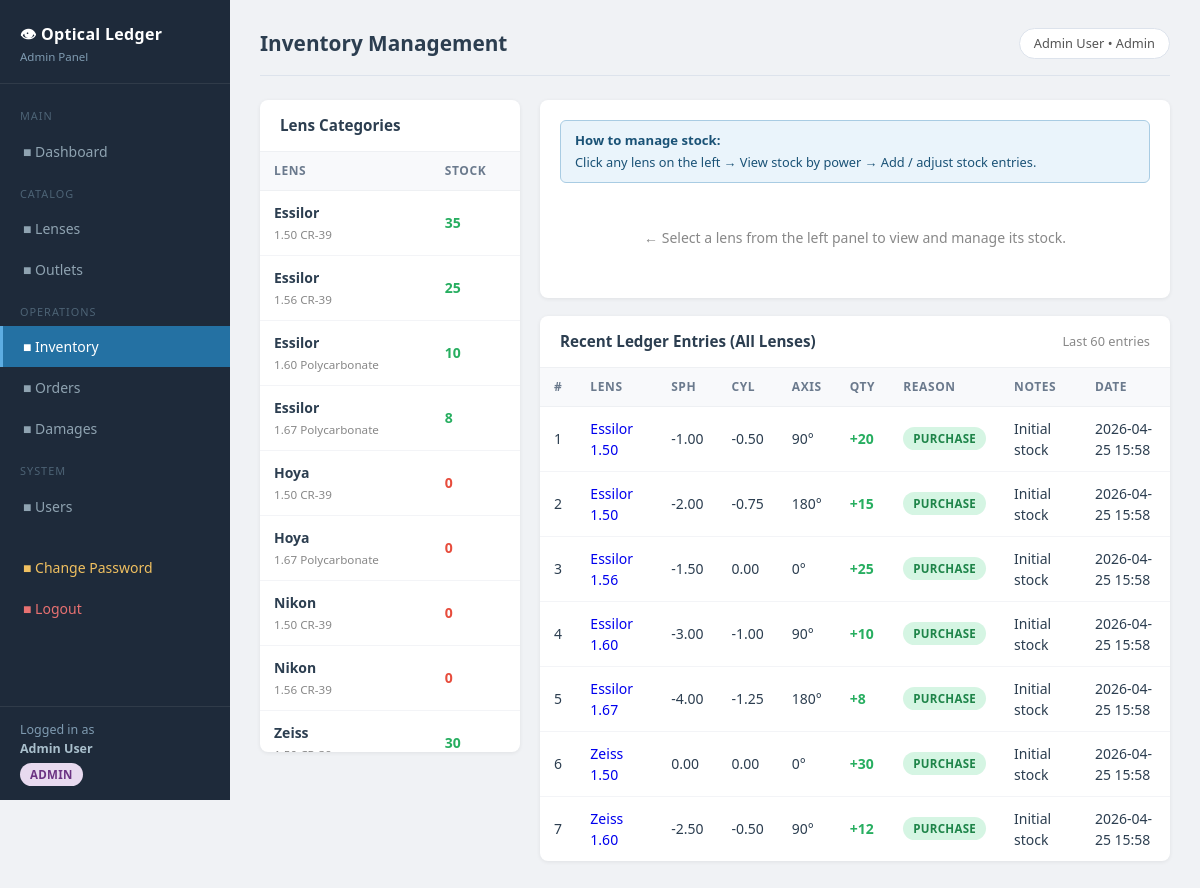
The page /admin/inventory.php (signed in) on the database its author committed.
### tables this page shows
CREATE TABLE IF NOT EXISTS lenses (
    id              INT AUTO_INCREMENT PRIMARY KEY,
    brand           VARCHAR(100) NOT NULL,
    lens_index      VARCHAR(20)  NOT NULL,
    material        VARCHAR(100),
    base_cost       DECIMAL(10,2) NOT NULL DEFAULT 0.00,
    wholesale_price DECIMAL(10,2) NOT NULL DEFAULT 0.00,
    mrp             DECIMAL(10,2) NOT NULL DEFAULT 0.00,
    fitting_fee     DECIMAL(10,2) DEFAULT 0.00,
    is_active       TINYINT(1) DEFAULT 1,
    created_at      DATETIME DEFAULT CURRENT_TIMESTAMP
);

CREATE TABLE IF NOT EXISTS inventory_ledger (
    id          INT AUTO_INCREMENT PRIMARY KEY,
    lens_id     INT NOT NULL,
    sph         DECIMAL(5,2) NOT NULL DEFAULT 0.00,
    cyl         DECIMAL(5,2) NOT NULL DEFAULT 0.00,
    axis        INT DEFAULT 0,
    change_qty  INT NOT NULL,
    reason      ENUM('PURCHASE','SALE','DAMAGE','RETURN','ADJUSTMENT','WASTAGE') NOT NULL,
    notes       TEXT,
    created_at  DATETIME DEFAULT CURRENT_TIMESTAMP,
    FOREIGN KEY (lens_id) REFERENCES lenses(id)
);

### admin/inventory.php (the view, shortened to what this page needs)
<?php
require_once __DIR__ . '/../config/db.php';
$selected_lens_id = isset($_GET['lens_id']) ? (int)$_GET['lens_id'] : 0;
$selected_lens    = null;
$lenses = $pdo->query(
    "SELECT l.id, l.brand, l.lens_index, l.material, l.wholesale_price,
            COALESCE(SUM(il.change_qty), 0) AS total_stock
     FROM lenses l
     LEFT JOIN inventory_ledger il ON l.id = il.lens_id
     WHERE l.is_active = 1
     GROUP BY l.id, l.brand, l.lens_index, l.material, l.wholesale_price
     ORDER BY l.brand, l.lens_index"
)->fetchAll();
$power_stock = [];
$where  = $selected_lens_id ? "WHERE il.lens_id = $selected_lens_id" : '';
$ledger = $pdo->query("
    SELECT il.*, l.brand, l.lens_index
    FROM inventory_ledger il
    JOIN lenses l ON il.lens_id = l.id
    $where
    ORDER BY il.created_at DESC
    LIMIT 60
")->fetchAll();
require_once __DIR__ . '/../includes/header.php';
?>
<div style="display:grid;grid-template-columns:260px 1fr;gap:20px;align-items:start;">
<div class="card">
    <div class="card-header"><h3>Lens Categories</h3></div>
    <div style="overflow-y:auto;max-height:600px;">
        <table style="width:100%;">
            <thead>
                <tr><th>Lens</th><th>Stock</th></tr>
            </thead>
            <tbody>
            <?php foreach ($lenses as $l): ?>
                <?php
                    $stock = (int)$l['total_stock'];
                    $cls   = $stock <= 0 ? 'stock-zero' : ($stock < 5 ? 'stock-low' : 'stock-ok');
                    $active = $selected_lens_id === (int)$l['id'];
                ?>
                <tr style="<?= $active ? 'background:#eaf4fb;' : '' ?>">
                    <td>
                        <a href="?lens_id=<?= $l['id'] ?>" style="text-decoration:none;color:inherit;">
                            <strong><?= htmlspecialchars($l['brand']) ?></strong><br>
                            <small style="color:#888;"><?= htmlspecialchars($l['lens_index']) ?>
                            <?= htmlspecialchars($l['material'] ?? '') ?></small>
                        </a>
                    </td>
                    <td><span class="<?= $cls ?>"><?= $stock ?></span></td>
                </tr>
            <?php endforeach; ?>
            </tbody>
        </table>
    </div>
</div>
<div>
<?php if ($selected_lens): ?>
<div class="card" style="margin-bottom:18px;">
    <div class="card-header">
        <h3>Add Stock — <?= htmlspecialchars($selected_lens['brand']) ?> <?= htmlspecialchars($selected_lens['lens_index']) ?></h3>
        <a href="<?= BASE_URL ?>/admin/inventory.php" class="btn btn-sm btn-secondary">&#8592; All Lenses</a>
    </div>
    <div class="card-body">
        <div class="algo-box">
            <strong>Ledger Algorithm (Append-Only):</strong>
            Never overwrite stock. Each change = new ledger row.
            Net stock = SUM(change_qty). PURCHASE = +qty, SALE/DAMAGE = &minus;qty.
        </div>
        <form method="POST">
            <input type="hidden" name="lens_id" value="<?= $selected_lens['id'] ?>">
            <input type="hidden" name="back_lens_id" value="<?= $selected_lens['id'] ?>">
            <div class="form-row">
                <div class="form-group">
                    <label>SPH (Sphere)</label>
                    <input type="number" name="sph" step="0.25" value="0.00" placeholder="-2.00">
                </div>
                <div class="form-group">
                    <label>CYL (Cylinder)</label>
                    <input type="number" name="cyl" step="0.25" value="0.00" placeholder="-0.50">
                </div>
                <div class="form-group">
                    <label>Axis</label>
                    <input type="number" name="axis" min="0" max="180" value="0">
                </div>
                <div class="form-group">
                    <label>Qty Change * <small>(negative = remove)</small></label>
                    <input type="number" name="change_qty" required placeholder="+10 or -3">
                </div>
                <div class="form-group">
                    <label>Reason *</label>
                    <select name="reason" required>
                        <option value="">— Select —</option>
                        <option value="PURCHASE">PURCHASE (+)</option>
                        <option value="RETURN">RETURN (+)</option>
                        <option value="SALE">SALE (−)</option>
                        <option value="DAMAGE">DAMAGE (−)</option>
                        <option value="WASTAGE">WASTAGE (−)</option>
                        <option value="ADJUSTMENT">ADJUSTMENT</option>
                    </select>
                </div>
                <div class="form-group">
                    <label>Notes</label>
                    <input type="text" name="notes" placeholder="Optional note">
                </div>
            </div>
            <button type="submit" class="btn btn-primary">Add Stock Entry</button>
        </form>
    </div>
</div>
<div class="card" style="margin-bottom:18px;">
    <div class="card-header">
        <h3>Current Stock by Power</h3>
        <span style="font-size:0.8rem;color:#888;">
            <?= htmlspecialchars($selected_lens['brand']) ?> <?= htmlspecialchars($selected_lens['lens_index']) ?> &bull;
            Wholesale: Rs. <?= number_format($selected_lens['wholesale_price'], 2) ?>
        </span>
    </div>
    <div class="table-wrap">
        <table>
            <thead>
                <tr><th>SPH</th><th>CYL</th><th>Axis</th><th>Net Stock</th><th>Status</th></tr>
            </thead>
            <tbody>
            <?php if (empty($power_stock)): ?>
                <tr><td colspan="5" class="empty-state">No stock entries yet. Add stock above.</td></tr>
            <?php else: foreach ($power_stock as $p):
                $qty = (int)$p['net_stock'];
                $cls = $qty <= 0 ? 'stock-zero' : ($qty < 5 ? 'stock-low' : 'stock-ok');
            ?>
                <tr>
                    <td><?= number_format($p['sph'], 2) ?></td>
                    <td><?= number_format($p['cyl'], 2) ?></td>
                    <td><?= $p['axis'] ?>°</td>
                    <td><strong class="<?= $cls ?>"><?= $qty ?> units</strong></td>
                    <td>
                        <?php if ($qty <= 0): ?>
                            <span class="badge badge-closed">Out of Stock</span>
                        <?php elseif ($qty < 5): ?>
                            <span class="badge badge-damage">Low Stock</span>
                        <?php else: ?>
                            <span class="badge badge-active">In Stock</span>
                        <?php endif; ?>
                    </td>
                </tr>
            <?php endforeach; endif; ?>
            </tbody>
        </table>
    </div>
</div>
<?php else: ?>
<div class="card" style="margin-bottom:18px;">
    <div class="card-body">
        <div class="algo-box">
            <strong>How to manage stock:</strong>
            Click any lens on the left &rarr; View stock by power &rarr; Add / adjust stock entries.
        </div>
        <p style="color:#888;text-align:center;padding:30px 0;">
            &#8592; Select a lens from the left panel to view and manage its stock.
        </p>
    </div>
</div>
<?php endif; ?>
<div class="card">
    <div class="card-header">
        <h3>
            <?= $selected_lens
                ? 'Ledger: ' . htmlspecialchars($selected_lens['brand']) . ' ' . htmlspecialchars($selected_lens['lens_index'])
                : 'Recent Ledger Entries (All Lenses)'
            ?>
        </h3>
        <span style="font-size:0.8rem;color:#888;">Last 60 entries</span>
    </div>
    <div class="table-wrap">
        <table>
            <thead>
                <tr><th>#</th><th>Lens</th><th>SPH</th><th>CYL</th><th>Axis</th><th>Qty</th><th>Reason</th><th>Notes</th><th>Date</th></tr>
            </thead>
            <tbody>
            <?php if (empty($ledger)): ?>
                <tr><td colspan="9" class="empty-state">No entries yet.</td></tr>
            <?php else: $i = 1; foreach ($ledger as $e): ?>
                <tr>
                    <td><?= $i++ ?></td>
                    <td>
                        <a href="?lens_id=<?= $e['lens_id'] ?>" style="text-decoration:none;">
                            <?= htmlspecialchars($e['brand']) ?> <?= htmlspecialchars($e['lens_index']) ?>
                        </a>
                    </td>
                    <td><?= number_format($e['sph'], 2) ?></td>
                    <td><?= number_format($e['cyl'], 2) ?></td>
                    <td><?= $e['axis'] ?>°</td>
                    <td>
                        <strong style="color:<?= $e['change_qty'] > 0 ? '#27ae60' : '#e74c3c' ?>">
                            <?= $e['change_qty'] > 0 ? '+' : '' ?><?= $e['change_qty'] ?>
                        </strong>
                    </td>
                    <td><span class="badge badge-<?= strtolower($e['reason']) ?>"><?= $e['reason'] ?></span></td>
                    <td><?= htmlspecialchars($e['notes'] ?? '—') ?></td>
                    <td><?= date('Y-m-d H:i', strtotime($e['created_at'])) ?></td>
                </tr>
            <?php endforeach; endif; ?>
            </tbody>
        </table>
    </div>
</div>
</div>
</div>
<?php require_once __DIR__ . '/../includes/footer.php'; ?>

### rows shown on the page
lenses: brand "Essilor", lens_index "1.50", material "CR-39", stock "35"
lenses: brand "Essilor", lens_index "1.56", material "CR-39", stock "25"
lenses: brand "Essilor", lens_index "1.60", material "Polycarbonate", stock "10"
lenses: brand "Essilor", lens_index "1.67", material "Polycarbonate", stock "8"
lenses: brand "Hoya", lens_index "1.50", material "CR-39", stock "0"
lenses: brand "Hoya", lens_index "1.67", material "Polycarbonate", stock "0"
lenses: brand "Nikon", lens_index "1.50", material "CR-39", stock "0"
lenses: brand "Nikon", lens_index "1.56", material "CR-39", stock "0"
lenses: brand "Zeiss", stock "30"
inventory_ledger: lens.brand "Essilor", lens.lens_index "1.50", sph "-1.00", cyl "-0.50", axis "90", change_qty "20", reason "PURCHASE", notes "Initial stock", created_at "2026-04-25 15:58"
inventory_ledger: lens.brand "Essilor", lens.lens_index "1.50", sph "-2.00", cyl "-0.75", axis "180", change_qty "15", reason "PURCHASE", notes "Initial stock", created_at "2026-04-25 15:58"
inventory_ledger: lens.brand "Essilor", lens.lens_index "1.56", sph "-1.50", cyl "0.00", axis "0", change_qty "25", reason "PURCHASE", notes "Initial stock", created_at "2026-04-25 15:58"
inventory_ledger: lens.brand "Essilor", lens.lens_index "1.60", sph "-3.00", cyl "-1.00", axis "90", change_qty "10", reason "PURCHASE", notes "Initial stock", created_at "2026-04-25 15:58"
inventory_ledger: lens.brand "Essilor", lens.lens_index "1.67", sph "-4.00", cyl "-1.25", axis "180", change_qty "8", reason "PURCHASE", notes "Initial stock", created_at "2026-04-25 15:58"
inventory_ledger: lens.brand "Zeiss", lens.lens_index "1.50", sph "0.00", cyl "0.00", axis "0", change_qty "30", reason "PURCHASE", notes "Initial stock", created_at "2026-04-25 15:58"
inventory_ledger: lens.brand "Zeiss", lens.lens_index "1.60", sph "-2.50", cyl "-0.50", axis "90", change_qty "12", reason "PURCHASE", notes "Initial stock", created_at "2026-04-25 15:58"

### other values the page prints
$_user_name "Admin User"
$_role "ADMIN"
$page_title "Inventory Management"
$_role "Admin"
